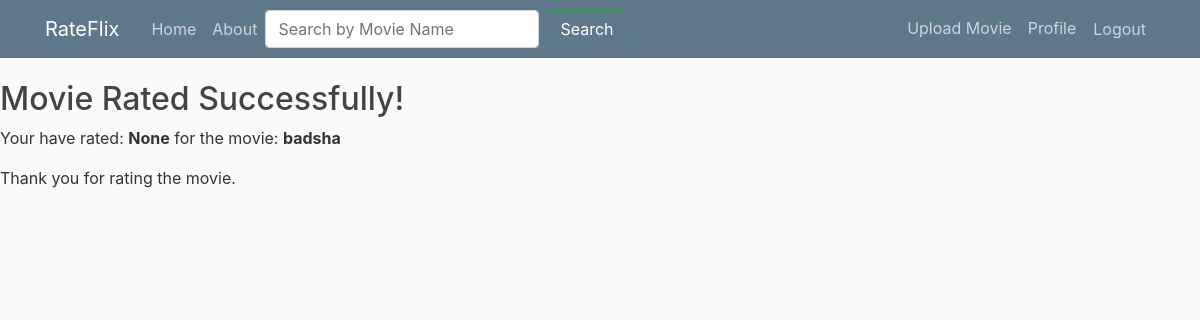
Before: /rated-successfully/1/ (signed in) with the older database file.
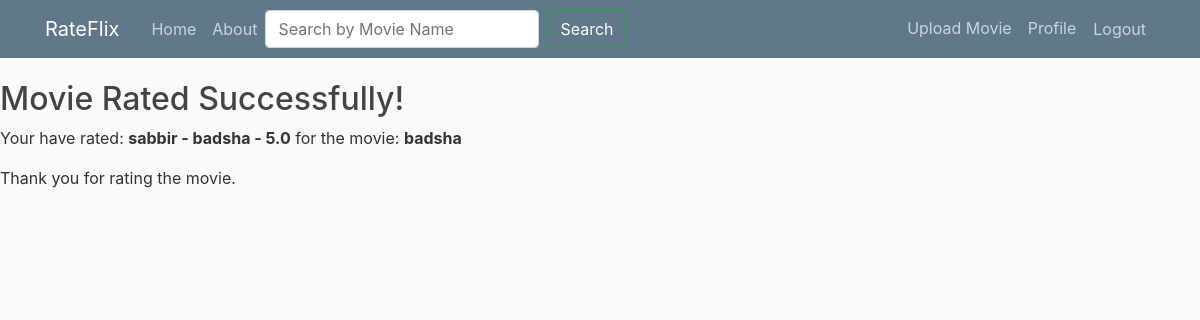
After: the same page with the newer database file.
### movies/models.py (models this page shows, shortened)
class Rating(models.Model):
    user = models.ForeignKey(User, on_delete=models.CASCADE)
    movie = models.ForeignKey(Movie, on_delete=models.CASCADE, related_name='ratings')
    rating = models.DecimalField(max_digits=3, decimal_places=1)
    class Meta:
        unique_together = ('user', 'movie')
    def __str__(self):
        return f'{self.user.username} - {self.movie.name} - {self.rating}'

class Movie(models.Model):
    name = models.CharField(max_length=100)
    genre = models.CharField(max_length=50)
    rating = models.CharField(max_length=5)
    release_date = models.DateField()
    date_posted = models.DateTimeField(default = timezone.now)
    author = models.ForeignKey(User, on_delete = models.CASCADE)

### movies/views.py (the view)
# urls.py: path('rated-successfully/<int:movie_id>/', views.movie_rated_successfully, name='movie-rated-successfully'),
def movie_rated_successfully(request, movie_id):
    movie = Movie.objects.get(pk=movie_id)
    rating = Rating.objects.filter(movie=movie, user=request.user).first()
    context = {
        'title': 'Movie Rated Successfully',
        'movie': movie,
        'rating': rating
    }
    return render(request, 'movies/movie_rated_successfully.html', context)

### movies/templates/movies/movie_rated_successfully.html
{% extends "movies/base.html" %}
{% load static %}
{% block content %}
<h2>Movie Rated Successfully!</h2>
<p>Your have rated: <b>{{ rating }}</b>  for the movie: <b>{{ movie.name }}</b></p>
<p>Thank you for rating the movie.</p>
{% endblock content %}

Changed rows visible on the page:
added Rating: user+movie+rating "sabbir - badsha - 5.0"
Other visible differences:
{{ rating }}: "None" → (not shown)
